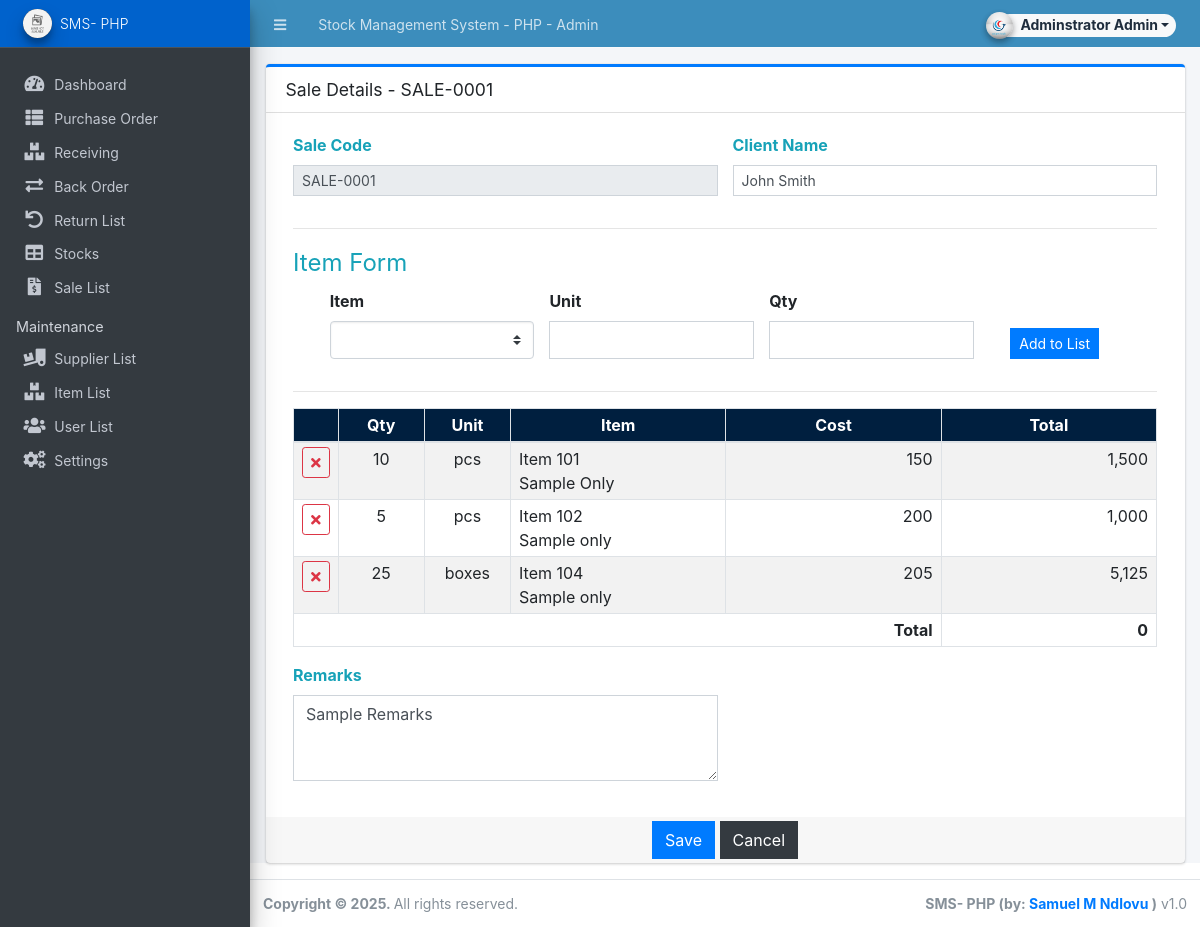
The page /admin?page=sales/manage_sale&id=1 (signed in) on the database as committed earlier.
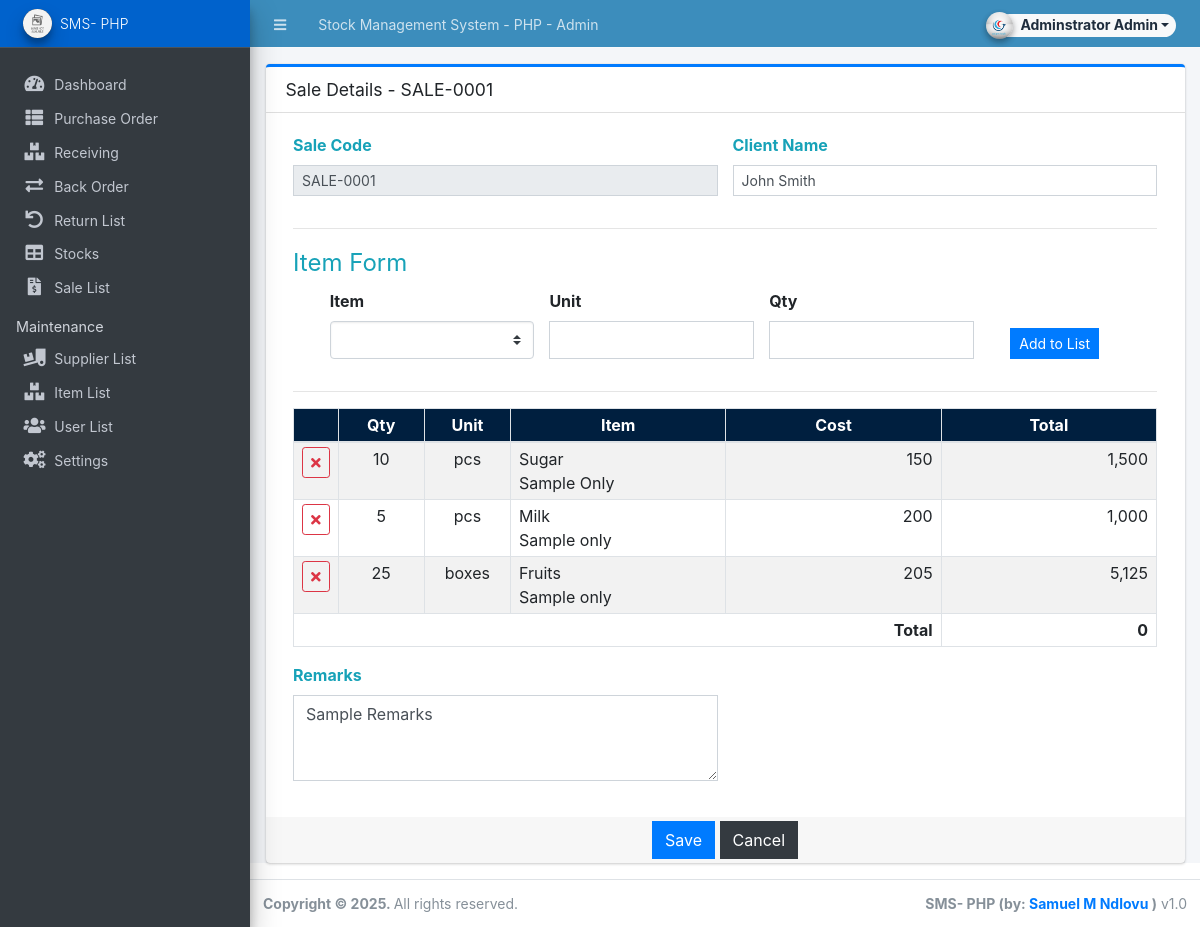
The same page on the database as committed later.
### tables this page shows
CREATE TABLE `stock_list` (
  `id` int(30) NOT NULL,
  `item_id` int(30) NOT NULL,
  `quantity` int(30) NOT NULL,
  `unit` varchar(250) DEFAULT NULL,
  `price` float NOT NULL DEFAULT 0,
  `total` float NOT NULL DEFAULT current_timestamp(),
  `type` tinyint(1) NOT NULL DEFAULT 1 COMMENT '1=IN , 2=OUT',
  `date_created` datetime NOT NULL DEFAULT current_timestamp()
);

CREATE TABLE `item_list` (
  `id` int(30) NOT NULL,
  `name` text NOT NULL,
  `description` text NOT NULL,
  `supplier_id` int(30) NOT NULL,
  `cost` float NOT NULL DEFAULT 0,
  `sell_price` float NOT NULL DEFAULT 0,
  `status` tinyint(1) NOT NULL DEFAULT 1,
  `date_created` datetime NOT NULL DEFAULT current_timestamp(),
  `date_updated` datetime NOT NULL DEFAULT current_timestamp() ON UPDATE current_timestamp()
);

### admin/sales/manage_sale.php (the view, shortened to what the changed rows need)
<div class="card card-outline card-primary">
    <div class="card-body">
        <form action="" id="sale-form">
            <div class="container-fluid">
                <table class="table table-striped table-bordered" id="list">
                    <colgroup>
                    </colgroup>
                    <thead>
                        <tr class="text-light bg-navy">
                            <th class="text-center py-1 px-2"></th>
                            <th class="text-center py-1 px-2">Qty</th>
                            <th class="text-center py-1 px-2">Unit</th>
                            <th class="text-center py-1 px-2">Item</th>
                            <th class="text-center py-1 px-2">Cost</th>
                            <th class="text-center py-1 px-2">Total</th>
                        </tr>
                    </thead>
                    <tbody>
                        <?php
                        if(isset($id)):
                        $qry = $conn->query("SELECT s.*,i.name,i.description FROM `stock_list` s inner join item_list i on s.item_id = i.id where s.id in ({$stock_ids})");
                        while($row = $qry->fetch_assoc()):
                        ?>
                        <tr>
                            <td class="py-1 px-2 text-center">
                                <button class="btn btn-outline-danger btn-sm rem_row" type="button"><i class="fa fa-times"></i></button>
                            </td>
                            <td class="py-1 px-2 text-center qty">
                                <span class="visible"><?php echo number_format($row['quantity']); ?></span>
                            </td>
                            <td class="py-1 px-2 text-center unit">
                            <?php echo $row['unit']; ?>
                            </td>
                            <td class="py-1 px-2 item">
                            <?php echo $row['name']; ?> <br>
                            <?php echo $row['description']; ?>
                            </td>
                            <td class="py-1 px-2 text-right cost">
                            <?php echo number_format($row['price']); ?>
                            </td>
                            <td class="py-1 px-2 text-right total">
                            <?php echo number_format($row['total']); ?>
                            </td>
                        </tr>
                        <?php endwhile; ?>
                        <?php endif; ?>
                    </tbody>
                    <tfoot>
                        <tr>
                            <th class="text-right py-1 px-2" colspan="5">Total
                            </th>
                            <th class="text-right py-1 px-2 grand-total">0</th>
                        </tr>
                    </tfoot>
                </table>
            </div>
        </form>
    </div>
</div>

Rows that differ between the two databases and show on the page:
changed through a linked row, stock_list "Sample Only": item.name "Item 101" → "Sugar"
changed through a linked row, stock_list: item.name "Item 102" → "Milk"
changed through a linked row, stock_list "boxes": item.name "Item 104" → "Fruits"
